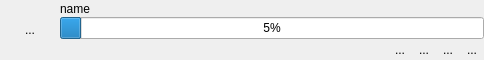
<?xml version="1.0" encoding="UTF-8"?>
<ui version="4.0">
 <class>FileTransferWidget</class>
 <widget class="QFrame" name="FileTransferWidget">
  <property name="geometry">
   <rect>
    <x>0</x>
    <y>0</y>
    <width>484</width>
    <height>60</height>
   </rect>
  </property>
  <property name="windowTitle">
   <string>Frame</string>
  </property>
  <property name="styleSheet">
   <string notr="true"/>
  </property>
  <property name="frameShape">
   <enum>QFrame::NoFrame</enum>
  </property>
  <property name="frameShadow">
   <enum>QFrame::Raised</enum>
  </property>
  <layout class="QHBoxLayout" name="horizontalLayout_3">
   <property name="spacing">
    <number>0</number>
   </property>
   <property name="leftMargin">
    <number>0</number>
   </property>
   <property name="topMargin">
    <number>0</number>
   </property>
   <property name="rightMargin">
    <number>0</number>
   </property>
   <property name="bottomMargin">
    <number>0</number>
   </property>
   <item>
    <widget class="QToolButton" name="filetypebutton">
     <property name="sizePolicy">
      <sizepolicy hsizetype="Preferred" vsizetype="Preferred">
       <horstretch>0</horstretch>
       <verstretch>0</verstretch>
      </sizepolicy>
     </property>
     <property name="minimumSize">
      <size>
       <width>60</width>
       <height>0</height>
      </size>
     </property>
     <property name="text">
      <string>...</string>
     </property>
     <property name="autoRaise">
      <bool>true</bool>
     </property>
    </widget>
   </item>
   <item>
    <layout class="QVBoxLayout" name="verticalLayout">
     <property name="spacing">
      <number>0</number>
     </property>
     <item>
      <layout class="QHBoxLayout" name="horizontalLayout">
       <property name="spacing">
        <number>0</number>
       </property>
       <item>
        <widget class="QLabel" name="filename">
         <property name="text">
          <string>name</string>
         </property>
        </widget>
       </item>
      </layout>
     </item>
     <item>
      <widget class="QProgressBar" name="progressBar1">
       <property name="sizePolicy">
        <sizepolicy hsizetype="Preferred" vsizetype="Fixed">
         <horstretch>0</horstretch>
         <verstretch>0</verstretch>
        </sizepolicy>
       </property>
       <property name="maximumSize">
        <size>
         <width>16777215</width>
         <height>16777215</height>
        </size>
       </property>
       <property name="autoFillBackground">
        <bool>false</bool>
       </property>
       <property name="styleSheet">
        <string notr="true"/>
       </property>
       <property name="value">
        <number>5</number>
       </property>
       <property name="textVisible">
        <bool>true</bool>
       </property>
       <property name="invertedAppearance">
        <bool>false</bool>
       </property>
       <property name="textDirection">
        <enum>QProgressBar::TopToBottom</enum>
       </property>
      </widget>
     </item>
     <item>
      <layout class="QHBoxLayout" name="horizontalLayout_2">
       <property name="spacing">
        <number>0</number>
       </property>
       <property name="sizeConstraint">
        <enum>QLayout::SetDefaultConstraint</enum>
       </property>
       <item>
        <spacer name="horizontalSpacer">
         <property name="orientation">
          <enum>Qt::Horizontal</enum>
         </property>
         <property name="sizeHint" stdset="0">
          <size>
           <width>40</width>
           <height>20</height>
          </size>
         </property>
        </spacer>
       </item>
       <item>
        <widget class="QToolButton" name="continue_2">
         <property name="sizePolicy">
          <sizepolicy hsizetype="Preferred" vsizetype="Preferred">
           <horstretch>0</horstretch>
           <verstretch>0</verstretch>
          </sizepolicy>
         </property>
         <property name="text">
          <string>...</string>
         </property>
         <property name="icon">
          <iconset resource="../../image.qrc">
           <normaloff>:/icon/css/transferwidget/cont.svg</normaloff>:/icon/css/transferwidget/cont.svg</iconset>
         </property>
         <property name="autoRaise">
          <bool>true</bool>
         </property>
        </widget>
       </item>
       <item>
        <widget class="QToolButton" name="psuam">
         <property name="sizePolicy">
          <sizepolicy hsizetype="Preferred" vsizetype="Preferred">
           <horstretch>0</horstretch>
           <verstretch>0</verstretch>
          </sizepolicy>
         </property>
         <property name="styleSheet">
          <string notr="true"/>
         </property>
         <property name="text">
          <string>...</string>
         </property>
         <property name="icon">
          <iconset resource="../../image.qrc">
           <normaloff>:/icon/css/transferwidget/pause.svg</normaloff>:/icon/css/transferwidget/pause.svg</iconset>
         </property>
         <property name="iconSize">
          <size>
           <width>16</width>
           <height>16</height>
          </size>
         </property>
         <property name="autoRaise">
          <bool>true</bool>
         </property>
        </widget>
       </item>
       <item>
        <widget class="QToolButton" name="cancle">
         <property name="sizePolicy">
          <sizepolicy hsizetype="Preferred" vsizetype="Preferred">
           <horstretch>0</horstretch>
           <verstretch>0</verstretch>
          </sizepolicy>
         </property>
         <property name="text">
          <string>...</string>
         </property>
         <property name="icon">
          <iconset resource="../../image.qrc">
           <normaloff>:/icon/css/transferwidget/no.svg</normaloff>:/icon/css/transferwidget/no.svg</iconset>
         </property>
         <property name="iconSize">
          <size>
           <width>16</width>
           <height>16</height>
          </size>
         </property>
         <property name="autoRaise">
          <bool>true</bool>
         </property>
        </widget>
       </item>
       <item>
        <widget class="QToolButton" name="receive">
         <property name="sizePolicy">
          <sizepolicy hsizetype="Preferred" vsizetype="Preferred">
           <horstretch>0</horstretch>
           <verstretch>0</verstretch>
          </sizepolicy>
         </property>
         <property name="text">
          <string>...</string>
         </property>
         <property name="icon">
          <iconset resource="../../image.qrc">
           <normaloff>:/icon/css/transferwidget/yes.svg</normaloff>:/icon/css/transferwidget/yes.svg</iconset>
         </property>
         <property name="iconSize">
          <size>
           <width>16</width>
           <height>16</height>
          </size>
         </property>
         <property name="autoRaise">
          <bool>true</bool>
         </property>
        </widget>
       </item>
      </layout>
     </item>
    </layout>
   </item>
  </layout>
 </widget>
 <resources>
  <include location="../../image.qrc"/>
 </resources>
 <connections/>
</ui>
